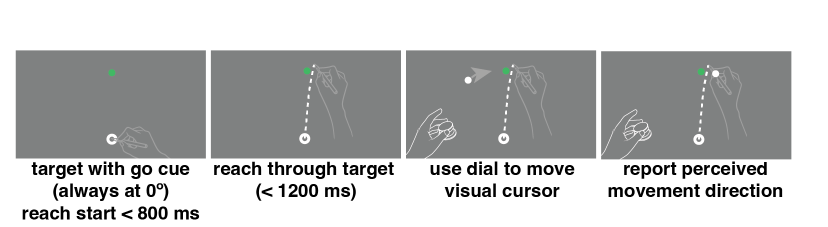
#> input picture assets/fig1/localization_trial.png, 1656 x 454 px (shown at 1/2 size)
$ python fig1.py
#> lines starting #> are read from the running program, lines starting #| are printed output that depends on the picture
### config.py
"""Paths used by every script. Set IAC_DATA to the folder that holds one sub-folder per participant
(e.g. data/AS/AS_errClamp_exp_S1_..._errresults.mat), or put that folder at ./data."""
import os
ROOT = os.path.dirname(os.path.abspath(__file__))
DATA_DIR = os.environ.get('IAC_DATA', os.path.join(ROOT, 'data'))
RESULTS = os.path.join(ROOT, 'results')
FIGURES = os.path.join(ROOT, 'figures')
ASSETS = os.path.join(ROOT, 'assets')
for _d in (RESULTS, FIGURES): os.makedirs(_d, exist_ok=True)
def res(name): return os.path.join(RESULTS, name)

### fig1.py
"""Fig. 1 built at native resolution: the trial-sequence panels are pasted 1:1 from the
authors' source images (no resampling) and panel A is rendered directly at the final pixel width."""
import os, io
import numpy as np
import matplotlib
matplotlib.use('Agg')
import matplotlib.pyplot as plt
from matplotlib.patches import FancyBboxPatch
from PIL import Image, ImageDraw, ImageFont, ImageChops

from config import FIGURES as OUT, ASSETS
SRC = os.path.join(ASSETS, 'fig1') + os.sep
W = 2048                      # final width in pixels (Google Docs caps images at 2048 px)
DPI = W / 7.0                 # figure is 7 in wide in print -> ~293 ppi
FB = ImageFont.truetype('/usr/share/fonts/truetype/dejavu/DejaVuSans-Bold.ttf', 44)
FT = ImageFont.truetype('/usr/share/fonts/truetype/dejavu/DejaVuSans.ttf', 37)

# ---- panel A rendered straight to the final pixel width (no later resizing)
plt.rcParams.update({'font.family': 'DejaVu Sans'})
f = plt.figure(figsize=(7, 1.6), dpi=DPI)
ax = f.add_axes([0, 0, 1, 1]); ax.axis('off')
blocks = [('Practice\n20 trials\nveridical cursor', '#e8e8e8'), ('Localization\n40 trials\nno cursor, no clamp', '#d6e9e9'), ('', '#f3dbe7')]
for row in range(2):
    x = 0.17; y = 0.55 - row * 0.5
    ax.text(0.01, y + 0.15, f'Session {row + 1}', fontsize=8, fontweight='bold', va='center')
    for i, (b, c) in enumerate(blocks):
        wdt = [0.14, 0.17, 0.495][i]
        ax.add_patch(FancyBboxPatch((x, y), wdt, 0.3, boxstyle='round,pad=0.005', fc=c, ec='#666', lw=.6))
        tt = b if i < 2 else ['One confidence task (sensorimotor or motor awareness)', 'The other confidence task'][row] + '\n240 trials (12 clamp cycles)\nerror clamp + confidence report'
        ax.text(x + wdt / 2, y + 0.15, tt, ha='center', va='center', fontsize=6.8)
        x += wdt + 0.01
ax.text(0.17, -0.12, 'Task order counterbalanced: 10 participants did each task first.', fontsize=8.5, color='#333')
ax.set_xlim(0, 1.0); ax.set_ylim(-0.2, 0.9)
buf = io.BytesIO(); f.savefig(buf, dpi=DPI, format='png'); plt.close(f)
#> after `buf = io.BytesIO()`:
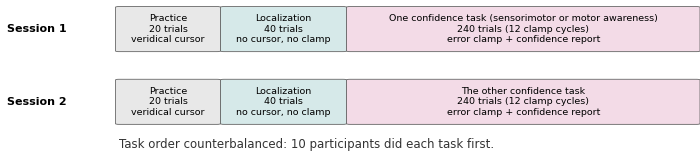
#> figure drawn by matplotlib, 1 panel
A = Image.open(buf).convert('RGB')
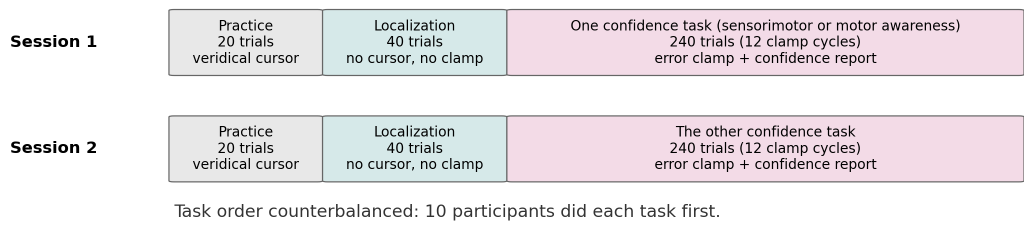
#> A: PIL image 2048x468 RGB (shown at 1/2 size); mean R, G, B 233.9, 229.4, 232.5
assert abs(A.width - W) <= 1, A.size
if A.width != W: A = A.crop((0, 0, W, A.height))

# ---- source panels, cropped to their content and pasted 1:1
def load(name):
#> called with name = 'localization_trial.png'
    im = Image.open(SRC + name)
#> im is the input picture: PIL image 1656x454 RGBA; mean R, G, B, A 188.5, 189.4, 189.4, 121
    rgb = Image.new('RGB', im.size, 'white')
#> rgb: PIL image 1656x454 RGB; every value is 255
    rgb.paste(im, mask=im.split()[3] if im.mode == 'RGBA' else None)
    bb = ImageChops.difference(rgb, Image.new('RGB', im.size, 'white')).getbbox()
#> bb = (31, 100, 1583, 439)
    return rgb.crop(bb), bb[0]
rows = [('A', 'Session structure', A, 0),
        ('B', 'Proprioceptive localization task', *load('localization_trial.png')),
        ('C', 'Sensorimotor-confidence task', *load('sensorimotor_trial.png')),
        ('D', 'Motor-awareness confidence task', *load('motor_awareness_trial.png'))]
#> call 2 of load, with name = 'sensorimotor_trial.png'
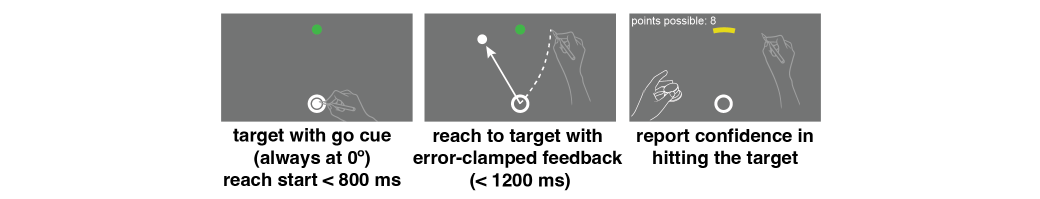
#> input picture assets/fig1/sensorimotor_trial.png, 2079 x 398 px (shown at 1/2 size)
#> in load, im is the input picture: PIL image 2079x398 RGBA; mean R, G, B, A 204, 204.3, 204.2, 84.9
#> in load (call 2), `rgb = Image.new('RGB', im.size, 'white')`: rgb: PIL image 2079x398 RGB; every value is 255
#> in load (call 2), `bb = ImageChops.difference(rgb, Image.new('RGB', im.size, 'white')).ge..`: bb = (442, 27, 1642, 381)
#> call 3 of load, with name = 'motor_awareness_trial.png'
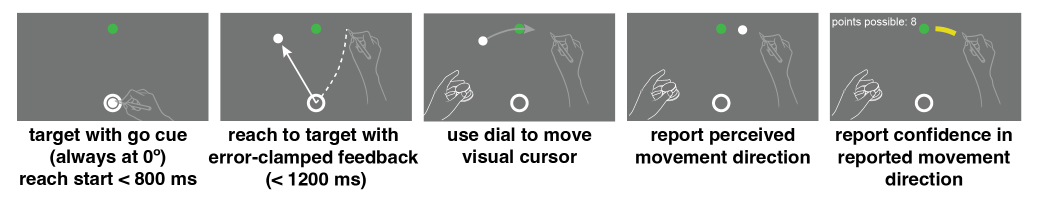
#> input picture assets/fig1/motor_awareness_trial.png, 2079 x 400 px (shown at 1/2 size)
#> in load, im is the input picture: PIL image 2079x400 RGBA; mean R, G, B, A 171.8, 172.5, 172.2, 139.5
#> in load (call 3), `rgb = Image.new('RGB', im.size, 'white')`: rgb: PIL image 2079x400 RGB; every value is 255
#> in load (call 3), `bb = ImageChops.difference(rgb, Image.new('RGB', im.size, 'white')).ge..`: bb = (34, 25, 2043, 379)
TITLE_H, GAP = 70, 46
H = sum(TITLE_H + r[2].height + GAP for r in rows)
#> H = 1979
canvas = Image.new('RGB', (W, H), 'white'); d = ImageDraw.Draw(canvas); y = 0
#> after `canvas = Image.new('RGB', (W, H), 'white')`: canvas: PIL image 2048x1979 RGB; every value is 255
for L, ttl, im, x0 in rows:
    d.text((12, y + 8), L, font=FB, fill='black'); d.text((66, y + 14), ttl, font=FT, fill='#333')
    y += TITLE_H
    x = 0 if L == 'A' else 12
    assert x + im.width <= W, (L, x, im.width)
    canvas.paste(im, (x, y)); y += im.height + GAP
#> this loop made 4 passes
#> (L, ttl, x0, y, x) on passes 1 to 4: ('A', 'Session structure', 0, 584, 0), ('B', 'Proprioceptive localization task', 31, 1039, 12), ('C', 'Sensorimotor-confidence task', 442, 1509, 12), ('D', 'Motor-awareness confidence task', 34, 1979, 12)
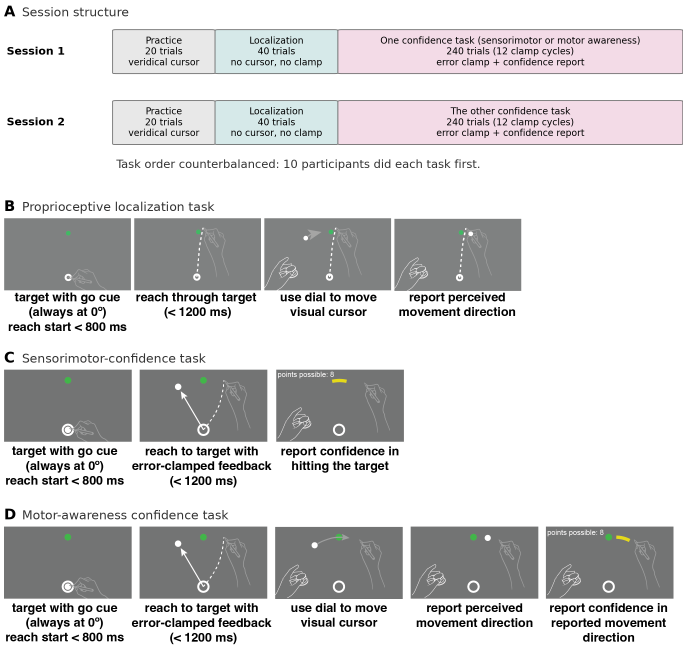
#> canvas: PIL image 2048x1979 RGB (shown at 1/3 size); mean R, G, B 210.5, 209.8, 210.5
#> after the loop, y = 1979
canvas = canvas.crop((0, 0, W, y - GAP + 10))
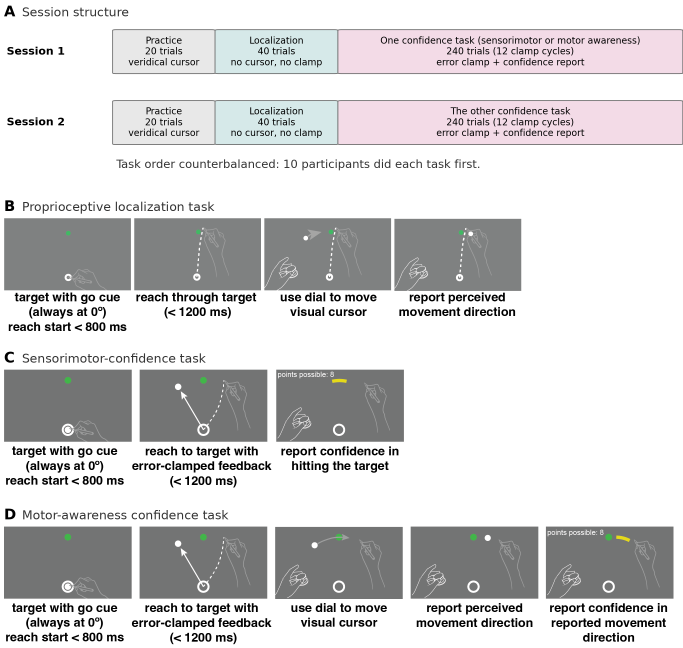
#> canvas: PIL image 2048x1943 RGB (shown at 1/3 size); mean R, G, B 209.7, 209, 209.6
canvas.save(os.path.join(OUT, 'Fig01_task.png'), dpi=(round(DPI), round(DPI)), optimize=True)
print('Fig01_task.png', canvas.size)
#| Fig01_task.png (2048, 1943)
